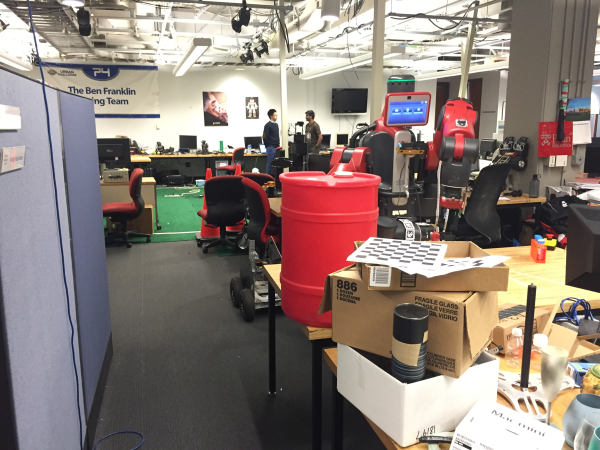
#> input picture 2018Proj1_test/001.png, 1200 x 900 px, found by its file name (shown at 1/2 size); its folder holds only this picture in this run
$ python testClassification.py   (Python 2 division)
#> lines starting #> are read from the running program, lines starting #| are printed output that depends on the picture; after the words box and inside, x2 and y2 are one past the last pixel; in counts of white or black regions, pixels touching at a corner belong together
#> further down, img is the input picture: shape (900, 1200, 3); mean B, G, R 119.3, 125.9, 139.9
#> in barrelClassification, `img2 = cv2.cvtColor(img, cv2.COLOR_BGR2HSV)`: img2: shape (900, 1200, 3); mean H, S, V 58.3, 48.6, 143.9
### barrelClassification.py
import numpy as np
import os, cv2
import math
from skimage.measure import regionprops
import matplotlib.pyplot as plt
import matplotlib.patches as mpatches
from scipy import ndimage
from skimage import morphology
from sklearn import linear_model
import pickle

maskFolder = 'Labeling/labeled_data/RedBarrel/'
imageFolder = 'Labeling/images/'

#train the model
# [134 lines left out: function trainModel, not called in this run]

#@param: image xi
#@param: barrel mask with 1 if pixel is barrel and 0 otherwise for each pixel in xi
def createBarrelMask(xi):
    #load the model with the mus, sigmas, and priors
    #if you want to re-run the model
    #mu_barrel, mu_others, covariance_barrel, covariance_others, prior_barrel, prior_others = trainModel()

    #if you want to load the data from elsewhere
    mu_barrel = np.load("mu_barrel.npy")
#> (reads mu_barrel.npy from the repository)
    mu_others = np.load("mu_others.npy")
#> (reads mu_others.npy from the repository)
    covariance_barrel = np.load("covariance_barrel.npy")
#> (reads covariance_barrel.npy from the repository)
    covariance_others = np.load("covariance_others.npy")
#> (reads covariance_others.npy from the repository)
    prior_barrel = np.load("prior_barrel.npy")
    prior_others = np.load("prior_others.npy")

    # Find the P(X|C) or the posteriors for multivariate gaussian
    exponent_barrel = np.einsum("rcx, xy, rcy -> rc",(xi-mu_barrel),covariance_barrel,(xi-mu_barrel))
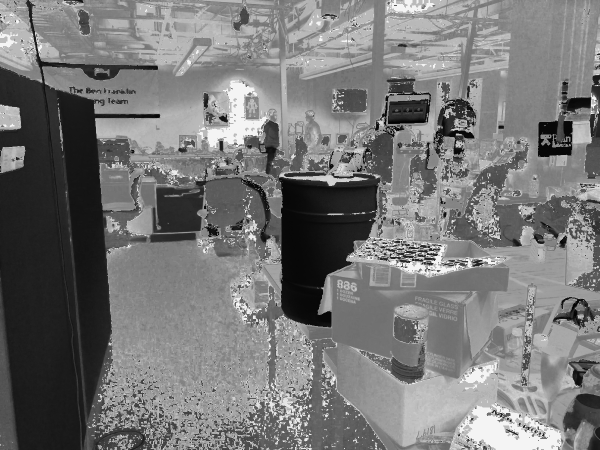
#> exponent_barrel: shape (900, 1200) float64 (shown at 1/2 size); min 2334643.5, max 189826263.6, mean 90511122; drawn with min black and max white
    _,logDetBarrel = np.linalg.slogdet(2 * math.pi * covariance_barrel)
    liklihood_barrel = -.5 * logDetBarrel - .5 * exponent_barrel
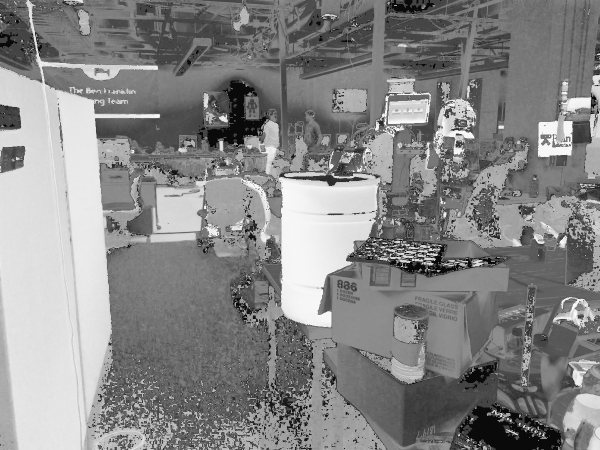
#> liklihood_barrel: shape (900, 1200) float64 (shown at 1/2 size); min -94913146.2, max -1167336.2, mean -45255575.4; drawn with min black and max white

    exponent_others = np.einsum("rcx, xy, rcy -> rc",(xi-mu_others),covariance_others,(xi-mu_others))
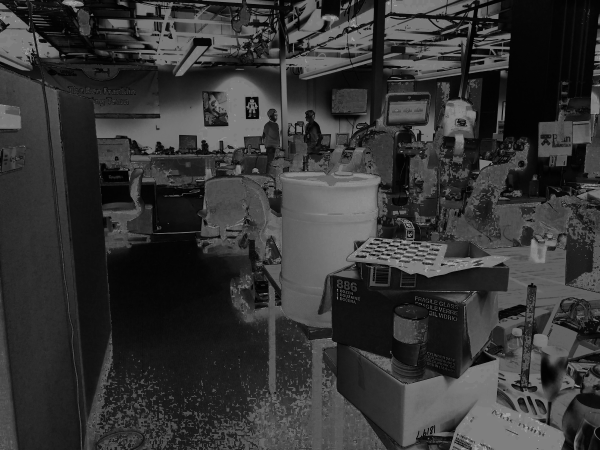
#> exponent_others: shape (900, 1200) float64 (shown at 1/2 size); min 19862.7, max 178432461.1, mean 37430492.2; drawn with min black and max white
    _,logDetOthers = np.linalg.slogdet(2 * math.pi * covariance_others)
    liklihood_others = -.5 * logDetOthers - .5 * exponent_others
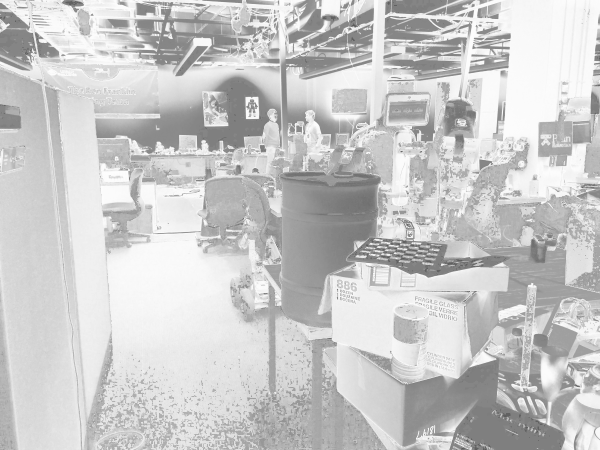
#> liklihood_others: shape (900, 1200) float64 (shown at 1/2 size); min -89216245.1, max -9945.9, mean -18715260.7; drawn with min black and max white

    #convert the liklihoods to predictions
    predictionBarrel = -1*liklihood_barrel + math.log(prior_barrel) + 9000000
    predictionOthers = -1*liklihood_others + math.log(prior_others) - 10000000

    #take the argmax to return the correct class
    barrelMask = np.zeros((xi.shape[0],xi.shape[1]))
    barrelMask[predictionBarrel>=predictionOthers] = 1

    return barrelMask

#actually classify each of the pixels in the image as a barrel or not a barrel
def barrelClassification(img):
    #convert the image to a HSV image
    img2 = cv2.cvtColor(img, cv2.COLOR_BGR2HSV)

    #convert the image to a barrelMask
    barrelMask = createBarrelMask(img2).astype(bool)
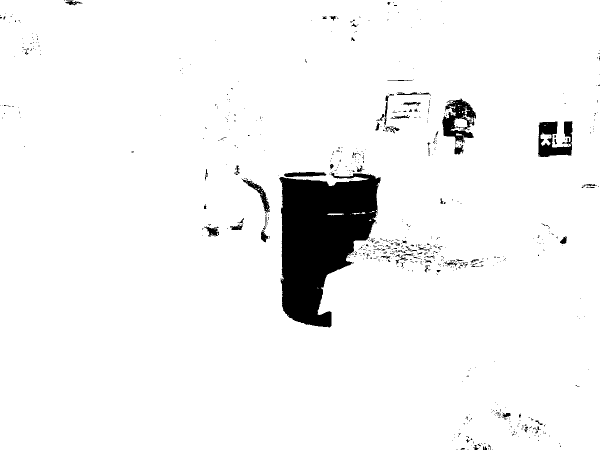
#> barrelMask: shape (900, 1200) bool (shown at 1/2 size); 95.1% white; 744 black regions (672 under 20 px), largest, box (x1, y1, x2, y2) and area: (558, 344, 761, 655) 39702, (884, 197, 952, 288) 3013, (1076, 242, 1145, 314) 2976

    #apply masks to remove noise
#> (the run stopped early here; a loop or call above may not have finished)
